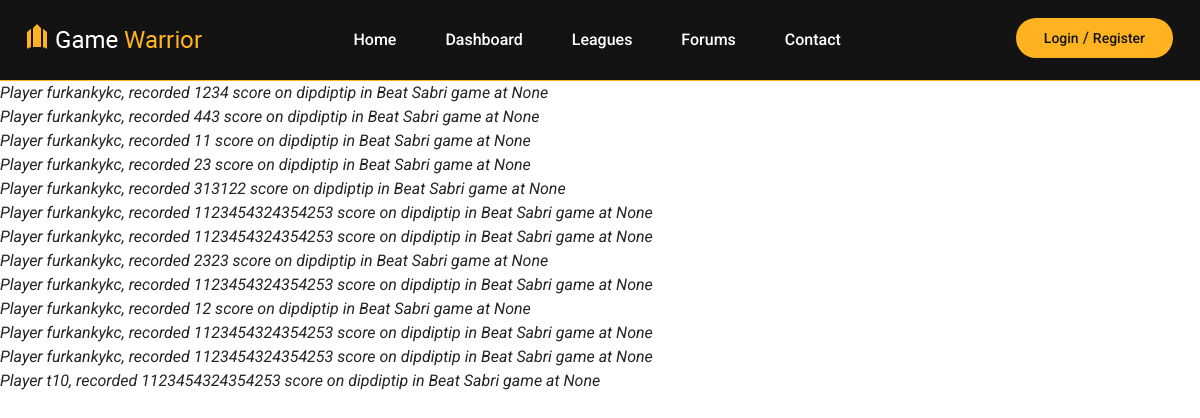
/dashboard/, run on the app's committed database.
### League/models.py (models this page shows, shortened)
class Score(models.Model):
    game = models.ForeignKey(Game, on_delete=models.CASCADE, null=False)
    song = models.ForeignKey(Song, on_delete=models.CASCADE, null=False)
    player = models.ForeignKey(get_user_model(), on_delete=models.CASCADE, null=False)
    score = models.IntegerField(default=0)
    date = models.DateTimeField(blank=True, null=True)
    def __str__(self):
        return 'Player {3}, recorded {4} score on {1} in {2} game at {0}'.format(self.date,
                                                              self.song.name,
                                                              self.game.name,
                                                              self.player,
                                                              self.score)

class Song(models.Model):
    name = models.CharField(max_length=_max_length)
    picture = models.CharField(max_length=30, blank=True, null=True)
    keywords = models.CharField(max_length=50)
    created_date = models.DateTimeField(default=timezone.now)
    game = models.ForeignKey(Game, on_delete=models.CASCADE, null=False)

class Game(models.Model):
    name = models.CharField(max_length=_max_length)
    logo = models.FileField(upload_to='documents/%Y/%m/%d/', default="", null=True)

### League/views.py (the view)
# urls.py: url(r'dashboard/$',views.dashboard, name='dashboard'),
def dashboard(request):
    my_scores = models.Score.objects.all()
    context = {'scores': my_scores}
    return render(request, 'league/dashboard.html', context)

### templates/league/dashboard.html
{% extends 'league/league_base.html' %}
{% block content %}
{% for score in  scores  %}
    <i>{{ score }}</i>
    <br/>
{% endfor %}
{% endblock %}

### static/game_site/css/style.css (style rules this page uses)
html, body { height: 100%; font-family: 'Roboto', sans-serif; -webkit-font-smoothing: antialiased; font-smoothing: antialiased; }

### data on the page
Score: date+song+game "Player furkankykc, recorded 1234 score on dipdiptip in Beat Sabri game at None"
Score: date+song+game "Player furkankykc, recorded 443 score on dipdiptip in Beat Sabri game at None"
Score: date+song+game "Player furkankykc, recorded 11 score on dipdiptip in Beat Sabri game at None"
Score: date+song+game "Player furkankykc, recorded 23 score on dipdiptip in Beat Sabri game at None"
Score: date+song+game "Player furkankykc, recorded 313122 score on dipdiptip in Beat Sabri game at None"
Score: date+song+game "Player furkankykc, recorded 1123454324354253 score on dipdiptip in Beat Sabri game at None"
Score: date+song+game "Player furkankykc, recorded 1123454324354253 score on dipdiptip in Beat Sabri game at None"
Score: date+song+game "Player furkankykc, recorded 2323 score on dipdiptip in Beat Sabri game at None"
Score: date+song+game "Player furkankykc, recorded 1123454324354253 score on dipdiptip in Beat Sabri game at None"
Score: date+song+game "Player furkankykc, recorded 12 score on dipdiptip in Beat Sabri game at None"
Score: date+song+game "Player furkankykc, recorded 1123454324354253 score on dipdiptip in Beat Sabri game at None"
Score: date+song+game "Player furkankykc, recorded 1123454324354253 score on dipdiptip in Beat Sabri game at None"
Score: date+song+game "Player t10, recorded 1123454324354253 score on dipdiptip in Beat Sabri game at None"
